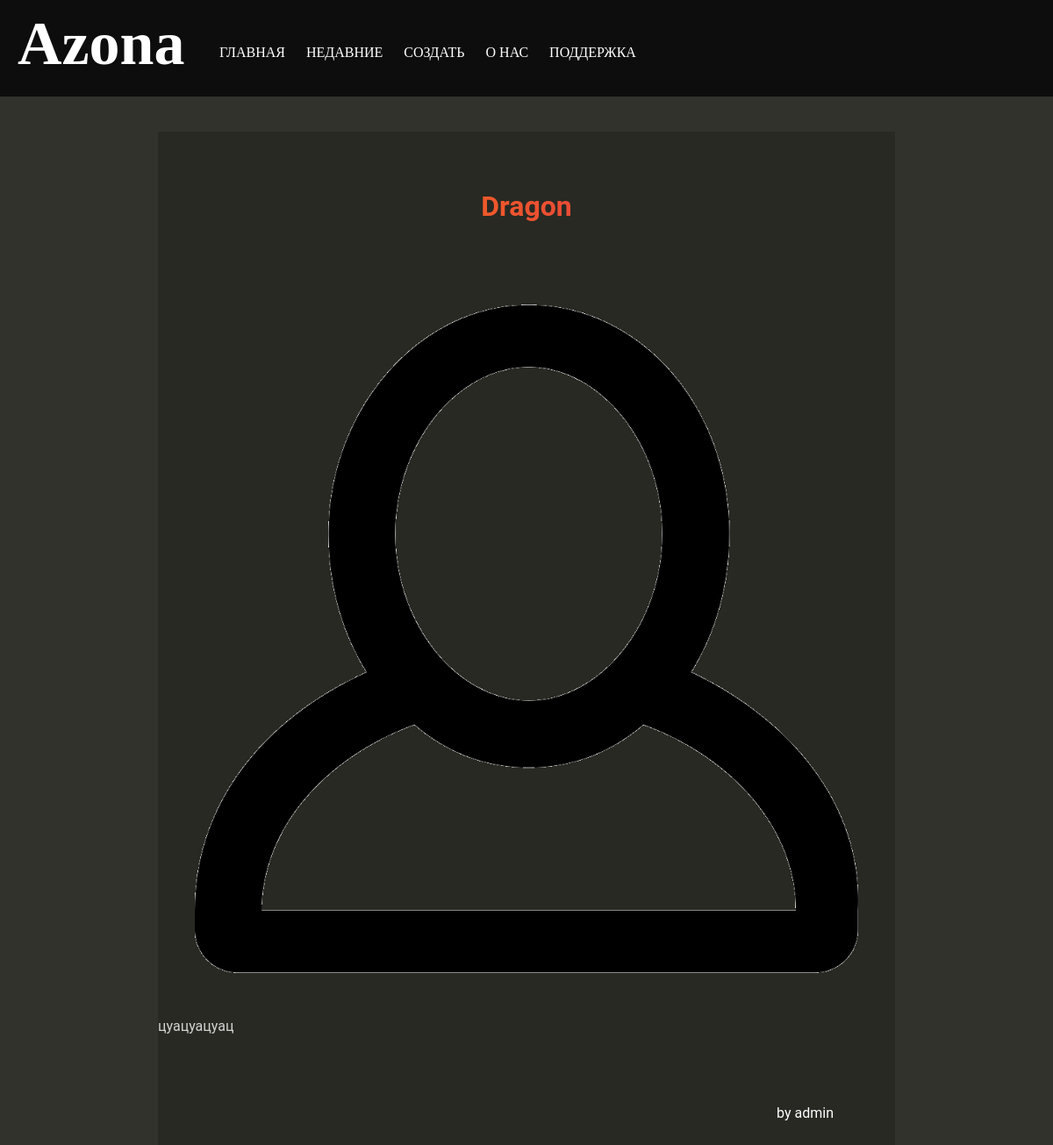
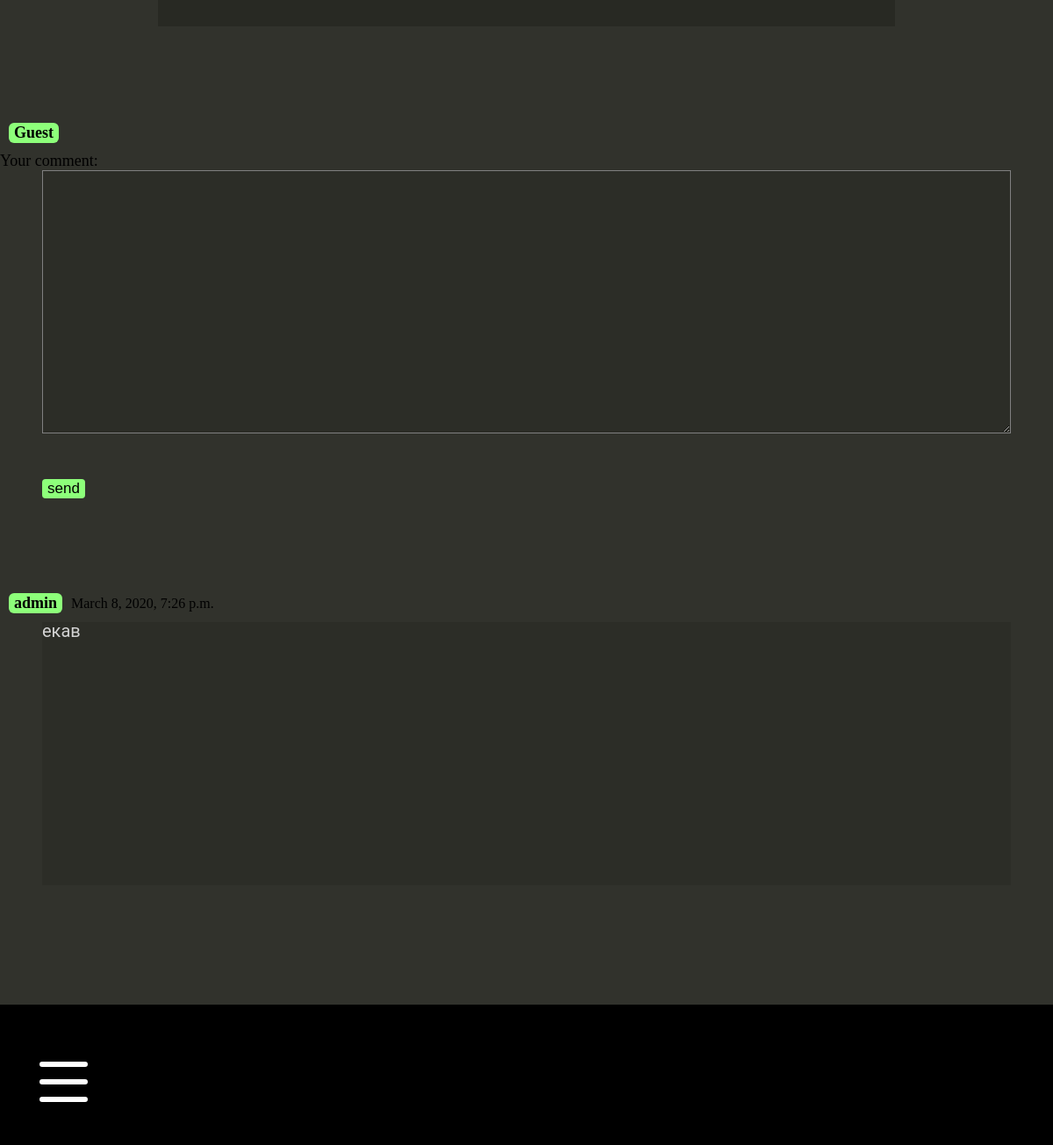
The app's page /article/4/ with its own data (2 pictures, top to bottom).
### mainapp/models.py (models this page shows, shortened)
class Article(models.Model):
	article_title = models.CharField('Название статьи', max_length = 200)
	article_text = models.TextField('Текст статьи')
	pub_date = models.DateTimeField('Дата публикауции', default=timezone.now)
	author_name = models.ForeignKey(User, on_delete = models.CASCADE)
	image = models.ImageField('Изображение', upload_to='images/', default='images/logo.png')
	description = models.CharField('Описание', max_length=100)
	class Meta:
		verbose_name = 'Статья'
		verbose_name_plural = 'Статьи'

class Comment(models.Model):
	article = models.ForeignKey(Article, on_delete = models.CASCADE)
	author_name = models.ForeignKey(User, on_delete = models.CASCADE, null=True)
	comment_text = models.CharField(max_length = 50000)
	pub_date = models.DateTimeField(default = timezone.now)
	class Meta:
		verbose_name = 'Комментарий'
		verbose_name_plural = 'Комментарии'

### home/models.py (models this page shows)
class User(AbstractUser):
    image = models.ImageField(upload_to='images/', default='images/logo.png', blank=True)
    location = models.CharField(max_length=30, blank=True, default='Neverland', null=True)
    birth_date = models.DateField(null=True, blank=True)
    about_me = models.TextField(null=True, blank=True)
    class Meta:
        verbose_name = 'Пользователь'
        verbose_name_plural = 'Пользователи'

### mainapp/views.py (the view)
# urls.py: path('<int:article_id>/', views.comments_create, name='comments_create'),
def comments_create(request, article_id):
    if request.user.is_authenticated:
        author_name = request.user
    else:
        author_name = 'Guest'
    try:
        a = Article.objects.get(id=article_id)
        comments= Comment.objects.filter(article=article_id)[::-1]
        articles = article_id
    except:
        raise Http404('Статья не найдена')
    if request.method == 'POST':
        form = CommentForm(request.POST)
        if form.is_valid():
            comment = Comment()
            comment.author_name_id = request.user.id
            comment.comment_text = form.cleaned_data['comment_text']
            comment.article_id = articles
            comment.save()
            return redirect('/article/' + str(article_id) + '/')
    else:
        form = CommentForm()
    comments= Comment.objects.filter(article=article_id)[::-1]
    return render(request, 'mainapp/typ_page.html', {'article':a, 'comments': comments, 'username': request.user, 'author_name': author_name})

### mainapp/templates/mainapp/typ_page.html (shortened to what this page needs)
{% extends 'mainapp/skelet.html' %}
{% block in_pre %}
<pre class="in_content">
    <h1 class="article_title">{{article.article_title}}</h1>
<img src="{{article.image.url}}" style="margin: 5%; width: 90%;">
{{article.article_text}}
<a href='/id{{article.author_name.id}}/' class="typical_href by_author">by {{article.author_name}}</a>
</pre>
{% endblock %}
{% block comment_view %}
<div class="comments" id="send">
	<div class="person_comment">
<form action="" method="post" id="textform">
{% if author_name == 'Guest' %}
<p class="person_name" >{{author_name}}</p>
{% else %}
<a href="/id{{author_name.id}}/" class="person_name">{{author_name}}</a>
{% endif %}
<p><label for="id_comment_text" style="font-size: 18px;">Your comment:</label>
	<textarea form="textform" type="text" name="comment_text" required="" id="id_comment_text" class="text_in_comment" maxlength="50000"></textarea></p>
	<button type="submit" class="button" style="font-size: 17px">send</button>
</form>
</div>
    </div>
{% if comments %}
{% for comment in comments %}
<div class="comments">
    <div class="person_comment">
    {% if author_name == 'Guest' %}
    <p class="person_name">{{comment.author_name}}</p>{{comment.pub_date}}
    {% else %}
    <a class="person_name" href="/id{{comment.author_name.id}}/">{{comment.author_name}}</a>{{comment.pub_date}}
    {% endif %}
    <p class="text_in_comment" style="border: none;">{{comment.comment_text}}</p> <br>
    </div>
</div>
{% endfor %}
{% endif %}
{% endblock %}

### mainapp/static/css/style.css (style rules this page uses)
body { background: #31322C; box-sizing: border-box; font-family: 'COMIC SANS MS'; }
a { color: white; text-decoration: none; }
p { margin: 0; padding: 0; }
pre { margin: 0; padding: 0; }
* { box-sizing: border-box; }
input, textarea { outline:none; }
textarea { resize:none; }
textarea { resize:vertical; }
textarea { resize:horizontal; }
.article_title { margin: 0 0 20px 0; text-align: center; background: -webkit-linear-gradient(left, #FF8A00, #DA1B5F); -webkit-background-clip: text; -webkit-text-fill-color: transparent; }
.in_content { white-space: pre-wrap; width: 100%; line-height: 1.54; color: lightgrey; position: relative; }
.person_name { display: inline-block; box-sizing: content-box; height: auto; background-color: #8dff7a; color: black; border-radius: 6px; font-size: 18px; font-weight: bolder; padding: 1px 6px; margin: 10px; border-color: #31322C; }
.text_in_comment { margin: 0 4% 4% 4%; background-color: #2C2D27; color: lightgrey; border: none; width: 92%; min-height: 300px; min-width: 92%; height: auto; white-space: pre-wrap; hyphens: auto; word-break: break-all; line-height: 21px; font-family: "Roboto", "Open Sans", Helvetica, Arial, sans-serif; font-size: 20px; border: 1px solid grey; }
pre { font-family: "Roboto", "Open Sans", Helvetica, Arial, sans-serif; }
#send { margin-top: 100px; padding-bottom: 50px; box-sizing: border-box; }
.button { font-size: 20px; color: black; background: #8dff7a; display: inline-block; border: none; border-radius: 4px; position: relative; text-align: left; margin: 0 0 4% 4%; }
.by_author { position: absolute; right: 70px; }

### records on screen
Article: article_title "Dragon", image (picture), article_text "цуацуацуац", author_name "admin"
Comment: author_name "admin", pub_date "March 8, 2020, 7:26 p.m.", comment_text "екав"

### other values on screen
{{ author_name }} "Guest"
